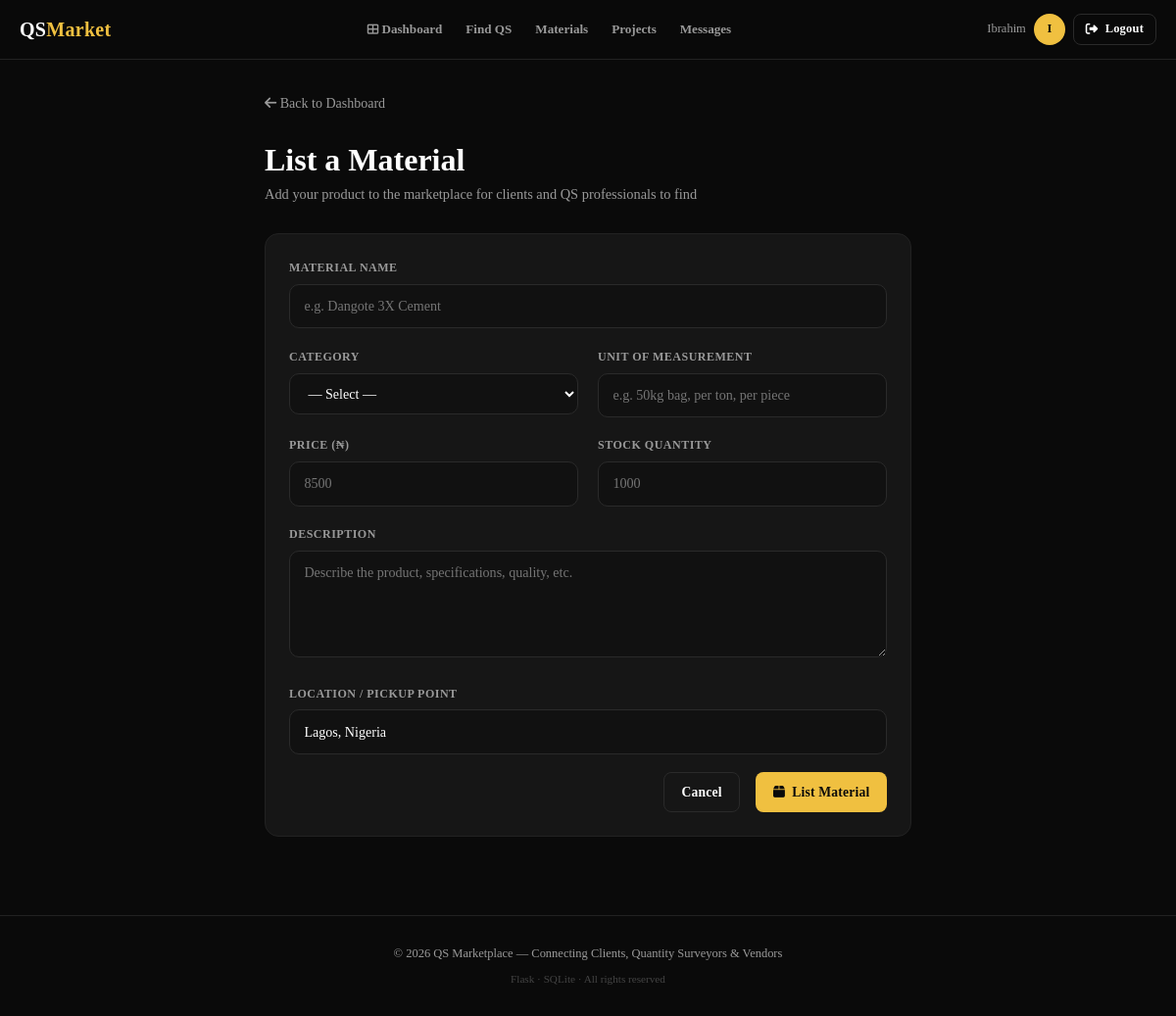
The app's page /materials/new (signed in) with its own data.
### app.py (models this page shows, shortened)
class User(UserMixin, db.Model):
    __tablename__ = 'users'
    id            = db.Column(db.Integer, primary_key=True)
    email         = db.Column(db.String(150), unique=True, nullable=False)
    password_hash = db.Column(db.String(255), nullable=False)
    role          = db.Column(db.String(20), nullable=False)   # admin/client/qs/vendor
    first_name    = db.Column(db.String(80))
    last_name     = db.Column(db.String(80))
    phone         = db.Column(db.String(30))
    location      = db.Column(db.String(120))
    bio           = db.Column(db.Text)
    avatar        = db.Column(db.String(200), default='default.png')
    status        = db.Column(db.String(20), default='pending')  # pending/active/suspended
    verified      = db.Column(db.Boolean, default=False)
    joined_at     = db.Column(db.DateTime, default=datetime.utcnow)
    last_login    = db.Column(db.DateTime)
    company_name      = db.Column(db.String(150))
    specialization    = db.Column(db.String(200))
    years_experience  = db.Column(db.Integer)
    certifications    = db.Column(db.Text)
    hourly_rate       = db.Column(db.Float)
    projects_posted   = db.relationship('Project', foreign_keys='Project.client_id', backref='client', lazy=True)
    bids              = db.relationship('Bid', backref='qs_user', lazy=True)
    materials         = db.relationship('Material', backref='vendor', lazy=True)
    sent_messages     = db.relationship('Message', foreign_keys='Message.sender_id', backref='sender', lazy=True)
    transactions      = db.relationship('Transaction', foreign_keys='Transaction.user_id', backref='user', lazy=True)
    @property
    def full_name(self): return f"{self.first_name or ''} {self.last_name or ''}".strip() or self.email

### app.py (the view, shortened to what this page needs)
@app.route('/materials/new', methods=['GET','POST'])
@login_required
def new_material():
    if current_user.role != 'vendor':
        flash('Only vendors can list materials.', 'error')
        return redirect(url_for('dashboard'))
    cats = ['Cement','Steel','Blocks','Aggregates','Roofing','Plumbing','Tiles','Finishing','Paint','Electrical','Other']
    return render_template('new_material.html', cats=cats)

### app.py (called while the page is built)
@login_manager.user_loader
def load_user(uid): return User.query.get(int(uid))

def unread_count():
    if current_user.is_authenticated:
        return Message.query.filter_by(receiver_id=current_user.id, read=False).count()
    return 0

@app.context_processor
def inject_globals():
    return dict(unread=unread_count, now=datetime.utcnow())

### templates/new_material.html (shortened to what this page needs)
{% extends 'base.html' %}
{% block content %}
<div class="main" style="max-width:700px;">
  <div style="margin-bottom:1.5rem;"><a href="{{ url_for('dashboard') }}" style="color:var(--grey);font-size:0.875rem;"><i class="fa fa-arrow-left"></i> Back to Dashboard</a></div>
  <div class="page-header"><h1>List a Material</h1><p>Add your product to the marketplace for clients and QS professionals to find</p></div>
  <div class="card">
    <form method="POST">
      <div class="form-group"><label>Material Name</label><input type="text" name="name" placeholder="e.g. Dangote 3X Cement" required></div>
      <div class="grid-2">
        <div class="form-group"><label>Category</label>
          <select name="category" required>
            <option value="">— Select —</option>
          </select>
        </div>
        <div class="form-group"><label>Unit of Measurement</label><input type="text" name="unit" placeholder="e.g. 50kg bag, per ton, per piece" required></div>
      </div>
      <div class="grid-2">
        <div class="form-group"><label>Price (₦)</label><input type="number" name="price" placeholder="8500" min="0" step="0.01" required></div>
        <div class="form-group"><label>Stock Quantity</label><input type="number" name="stock" placeholder="1000" min="0" required></div>
      </div>
      <div class="form-group"><label>Description</label><textarea name="description" rows="4" placeholder="Describe the product, specifications, quality, etc."></textarea></div>
      <div class="form-group"><label>Location / Pickup Point</label><input type="text" name="location" placeholder="e.g. Apapa, Lagos" value="{{ current_user.location or '' }}"></div>
      <div style="display:flex;gap:1rem;justify-content:flex-end;margin-top:0.5rem;">
        <a href="{{ url_for('dashboard') }}" class="btn btn-outline">Cancel</a>
        <button type="submit" class="btn btn-primary"><i class="fa fa-box"></i> List Material</button>
      </div>
    </form>
  </div>
</div>
{% endblock %}

### templates/base.html (shortened to what this page needs)
<!DOCTYPE html>
<html lang="en">
<head>
<link rel="stylesheet" href="https://cdnjs.cloudflare.com/ajax/libs/font-awesome/6.5.0/css/all.min.css">
</head>
<body>
<nav class="navbar">
  <div class="nav-inner">
    <a href="{{ url_for('index') }}" class="nav-logo">QS<span>Market</span></a>
    <div class="nav-links">
      {% if current_user.is_authenticated %}
      <a href="{{ url_for('dashboard') }}"
         {% if request.endpoint in ['dashboard','admin_dashboard'] %}class="active"{% endif %}>
        <i class="fa fa-th-large" style="font-size:0.72rem;"></i> Dashboard
      </a>
      {% endif %}
      <a href="{{ url_for('qs_directory') }}"
         {% if request.endpoint=='qs_directory' %}class="active"{% endif %}>Find QS</a>
      <a href="{{ url_for('materials') }}"
         {% if request.endpoint=='materials' %}class="active"{% endif %}>Materials</a>
      {% if current_user.is_authenticated %}
      <a href="{{ url_for('projects') }}"
         {% if request.endpoint in ['projects','project_detail','new_project'] %}class="active"{% endif %}>Projects</a>
      <a href="{{ url_for('messages') }}"
         {% if request.endpoint=='messages' %}class="active"{% endif %}>
        Messages{% set u=unread() %}{% if u>0 %}<span class="nav-badge">{{u}}</span>{% endif %}
      </a>
      {% endif %}
    </div>
    <div class="nav-user">
      {% if current_user.is_authenticated %}
      <span class="nav-name">{{ current_user.first_name or current_user.email.split('@')[0] }}</span>
      <a href="{{ url_for('profile') }}" class="nav-avatar" title="My Profile">
        {{ (current_user.first_name or current_user.email)[0].upper() }}
      </a>
      <a href="{{ url_for('logout') }}" class="btn btn-outline btn-sm" id="desk-logout">
        <i class="fa fa-sign-out-alt"></i> Logout
      </a>
      {% else %}
      <a href="{{ url_for('login') }}"    class="btn btn-outline btn-sm">Login</a>
      <a href="{{ url_for('register') }}" class="btn btn-primary btn-sm">Register</a>
      {% endif %}
    </div>
  </div>
</nav>
{% block content %}{% endblock %}
<footer>
  <div>© 2026 QS Marketplace — Connecting Clients, Quantity Surveyors &amp; Vendors</div>
  <div style="margin-top:0.35rem;opacity:0.4;font-size:0.7rem;">Flask · SQLite · All rights reserved</div>
</footer>
</body>
</html>

### templates/base.html (style rules this page uses)
:root { --black:#0a0a0a; --dark:#111111; --card:#161616; --border:#222222; --border2:#2a2a2a; --white:#ffffff; --grey:#999999; --light:#cccccc; --accent:#f0c040; --accent2:#e8a020; --green:#22c55e; --red:#ef4444; --blue:#3b82f6; --orange:#f97316; --purple:#a855f7; --font:'Times New Roman',Times,Georgia,serif; --nav-h:60px; }
* { margin:0;padding:0;box-sizing:border-box; }
html { scroll-behavior:smooth;overflow-x:hidden; }
body { background:var(--black);color:var(--white); font-family:var(--font);min-height:100vh; line-height:1.7;font-size:15px;overflow-x:hidden; }
a { color:inherit;text-decoration:none; }
h1,h2,h3,h4,h5 { font-family:var(--font);line-height:1.25; }
.navbar { position:sticky;top:0;z-index:1000; background:rgba(10,10,10,0.97); backdrop-filter:blur(20px);-webkit-backdrop-filter:blur(20px); border-bottom:1px solid var(--border); width:100%; }
.nav-inner { max-width:1280px;margin:0 auto; display:flex;align-items:center;justify-content:space-between; height:var(--nav-h);padding:0 1.25rem;gap:0.5rem; }
.nav-logo { font-family:var(--font);font-weight:900; font-size:1.25rem;letter-spacing:0.3px;white-space:nowrap;flex-shrink:0; }
.nav-logo span { color:var(--accent); }
.nav-links { display:flex;align-items:center;gap:0.1rem;flex-wrap:nowrap; }
.nav-links a { padding:0.4rem 0.7rem;border-radius:7px; font-size:0.82rem;font-weight:600;color:var(--grey); transition:all 0.2s;white-space:nowrap; }
.nav-user { display:flex;align-items:center;gap:0.5rem;flex-shrink:0; }
.nav-avatar { width:32px;height:32px;border-radius:50%; background:var(--accent);color:var(--black); display:flex;align-items:center;justify-content:center; font-weight:800;font-size:0.78rem;cursor:pointer;flex-shrink:0; }
.nav-name { font-size:0.78rem;color:var(--grey);white-space:nowrap; }
.btn { display:inline-flex;align-items:center;gap:0.45rem; padding:0.5rem 1.1rem;border-radius:8px; font-size:0.85rem;font-weight:700;cursor:pointer; border:none;transition:all 0.2s; font-family:var(--font);letter-spacing:0.2px;white-space:nowrap; }
.btn-primary { background:var(--accent);color:var(--black); }
.btn-outline { background:transparent;color:var(--white);border:1px solid var(--border2); }
.btn-sm { padding:0.3rem 0.75rem;font-size:0.78rem; }
.main { max-width:1280px;margin:0 auto;padding:2rem 1.25rem; }
.card { background:var(--card);border:1px solid var(--border);border-radius:14px;padding:1.5rem; }
.form-group { margin-bottom:1.15rem; }
label { display:block;font-size:0.75rem;font-weight:700; text-transform:uppercase;letter-spacing:0.5px; color:var(--grey);margin-bottom:0.4rem;font-family:var(--font); }
input,select,textarea { width:100%;background:var(--dark); border:1px solid var(--border2);border-radius:10px; padding:0.7rem 0.9rem;color:var(--white); font-family:var(--font);font-size:0.88rem; transition:border 0.2s;line-height:1.5; }
textarea { resize:vertical;min-height:90px; }
select option { background:var(--dark); }
.grid-2 { display:grid;grid-template-columns:repeat(2,1fr);gap:1.25rem; }
.page-header { margin-bottom:1.75rem; }
.page-header h1 { font-size:clamp(1.5rem,3vw,2rem);font-weight:900;margin-bottom:0.2rem; }
.page-header p { color:var(--grey);font-size:0.9rem; }
footer { border-top:1px solid var(--border);padding:1.75rem 1.25rem; text-align:center;color:var(--grey); font-size:0.78rem;margin-top:3rem;font-family:var(--font); }

### records on screen
User: first_name "Ibrahim", first_name "I", location "Lagos, Nigeria"
